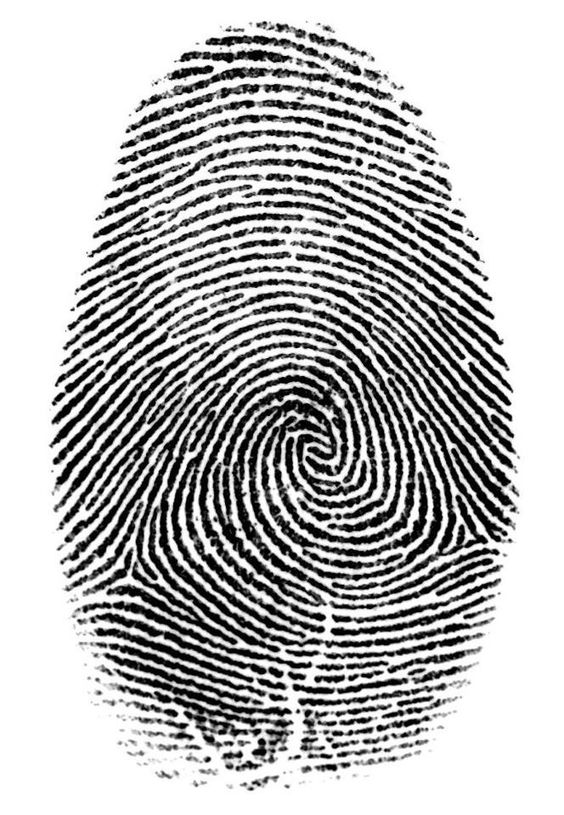
#> input picture openCV - xử lí ảnh/Lithuyet/vantay.jpg, 564 x 815 px
$ python dilation_phepgiananh.py
#> lines starting #> are read from the running program, lines starting #| are printed output that depends on the picture
import cv2
import numpy as np


img = cv2.imread('vantay.jpg')
#> img is the input picture: shape (815, 564, 3); min 0, max 255, mean 184.2
cv2.imshow('original' , img)

matrix_b = np.ones((3,3) , np.uint8)

# tham số img là ảnh cần giãn , matix b là nhân quét , iterations là sự lặp lại n lần phép giãn
img2 = cv2.dilate(img ,matrix_b, iterations = 1)
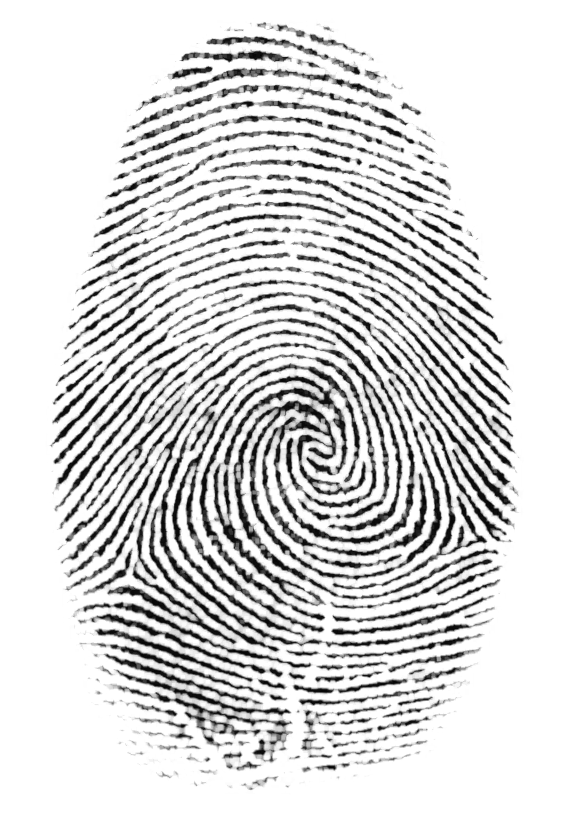
#> img2: shape (815, 564, 3); min 3, max 255, mean 216.3
cv2.imshow('dilated' ,img2)


cv2.waitKey()
cv2.destroyAllWindows()
